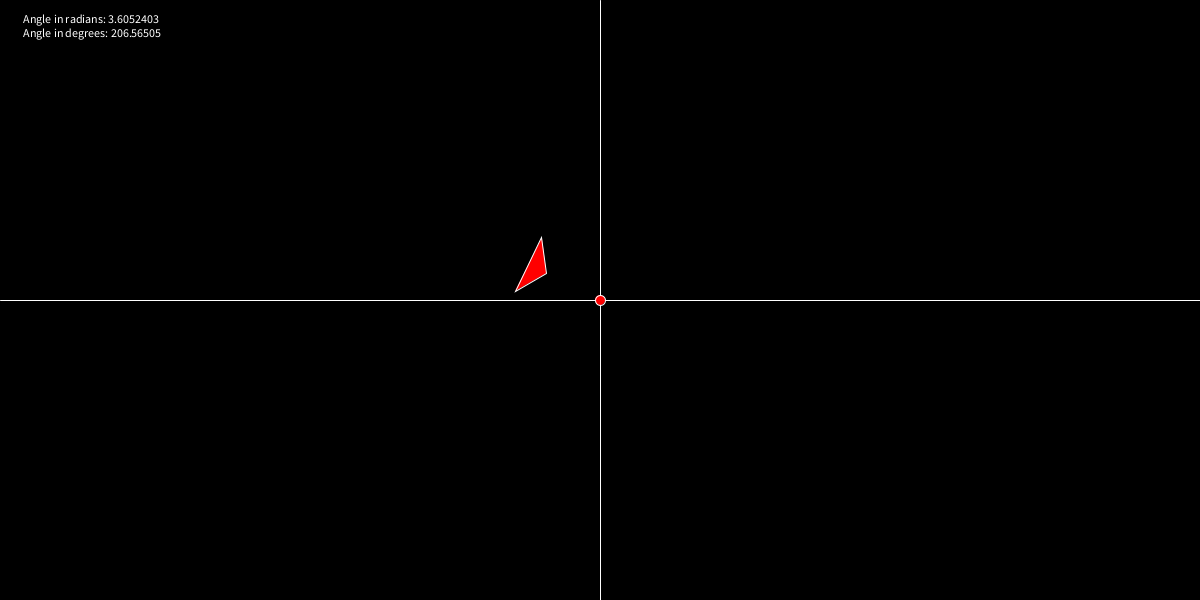
Frame 1 (no input)
Frame 60 (the mouse pressed at the canvas centre just before this capture): identical to frame 1, image omitted
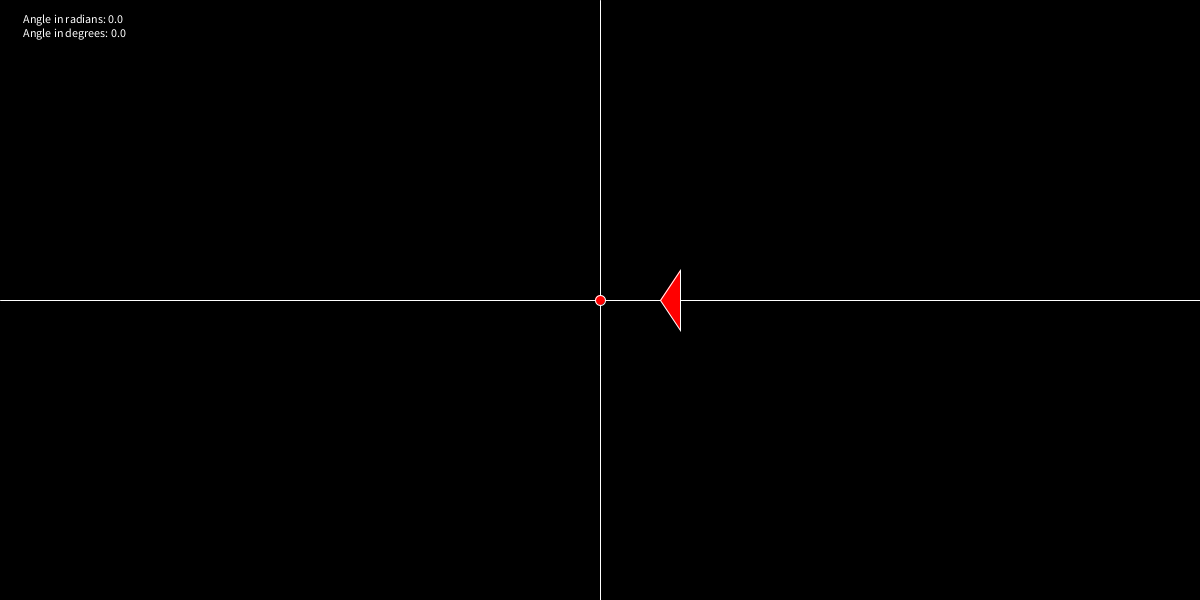
Frame 120 (the mouse held since frame 60 and released just before this capture)

The Processing sketch that drew these frames (run headless with seeded random() and noise(); from frame 60 on, the mouse is pressed at the canvas centre):

// Processing sketch: atan2
// ── atan2.pde

// https : // forum.processing.org/two/discussion/10474/find-angle-between-2-points

PVector centerPoint; // the fixed red point 

void setup() {
  size(1200, 600);
  centerPoint = new PVector(width/2, height/2);
}

void draw() {  
  background(0);

  // draw a simple cross at centerPoint 
  crossAtPV(centerPoint); 

  // show centerPoint in red 
  ellipsePV(centerPoint); 

  // get angle 
  PVector mousePV = new PVector(mouseX, mouseY); 
  float angle = angleBetweenPV_PV(centerPoint, mousePV);

  // show the found angle
  fill(255, 0, 0); // red
  triangleMy(angle);
  fill(255); // white  
  text("Angle in radians: "+angle
    +"\nAngle in degrees: "
    +degrees(angle), 23, 23);
}

// --------------------------------------------------------------------

float angleBetweenPV_PV(PVector centerPV, PVector movingPV) {

  // calc angle : the core of the sketch 

  PVector d = new PVector();

  // calc angle

  // delta 
  d.x = movingPV.x - centerPV.x;
  d.y = movingPV.y - centerPV.y;
  // angle 
  float angle1 = atan2(d.y, d.x);

  if (angle1 < 0) {
    angle1 = map(angle1, -PI, 0, PI, TWO_PI);
  }

  return angle1;
} 

void triangleMy(float ang) {

  pushMatrix();

  translate(centerPoint.x, centerPoint.y);

  rotate(ang);

  // fill(255); // white shield 
  triangle(60, 0, 
    80, -30, 
    80, 30);

  popMatrix();
}

void ellipsePV(PVector pv) {
  fill(255, 0, 0); // red
  ellipse(pv.x, pv.y, 10, 10);
}

void crossAtPV(PVector pv) {
  stroke(255);
  line(pv.x, 0, pv.x, height);
  line(0, pv.y, width, pv.y);
}
// 
